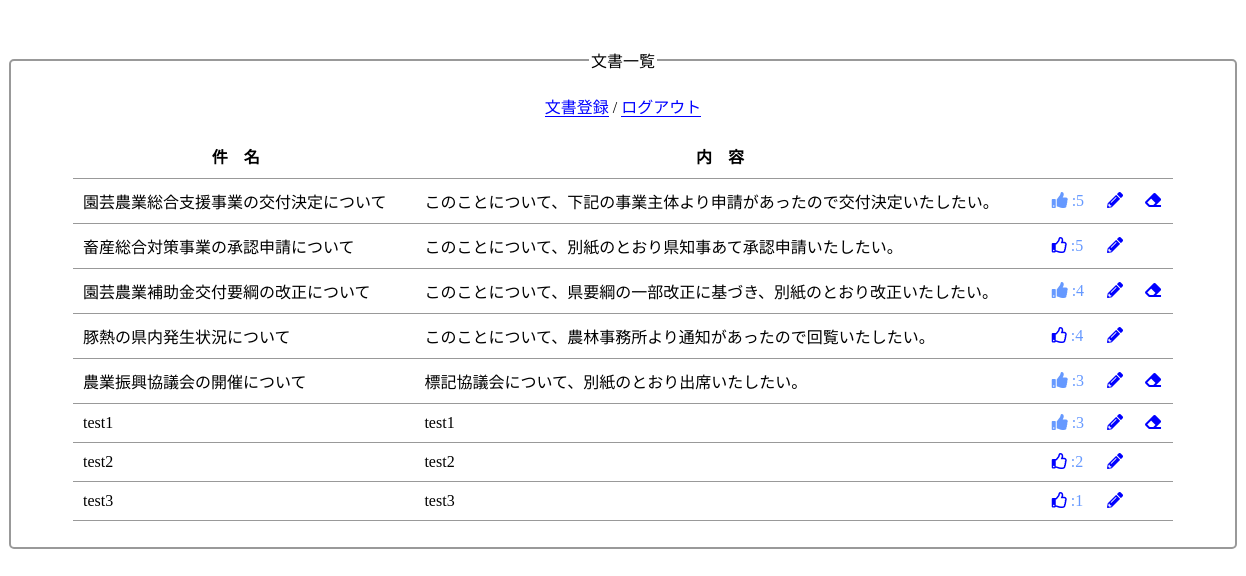
The page /doc_read.php (signed in) on the database its author committed.
### tables this page shows
CREATE TABLE `document_table` (
  `id` int(12) NOT NULL,
  `doc_title` varchar(200) NOT NULL,
  `doc_contents` varchar(400) NOT NULL,
  `created_at` datetime NOT NULL,
  `updated_at` datetime NOT NULL,
  `created_by` int(12) NOT NULL,
  `updated_by` int(12) NOT NULL
);

### doc_read.php (the view, shortened to what this page needs)
<?php
$pdo = connect_to_db();
$user_id = $_SESSION["id"];
$sql = "SELECT * FROM document_table
        LEFT OUTER JOIN (SELECT doc_id, COUNT(id) AS cnt
        FROM approval_table GROUP BY doc_id) AS appr
        ON document_table.id = appr.doc_id";
$stmt = $pdo->prepare($sql);
$status = $stmt->execute();
if ($status == false) {
  $error = $stmt->errorInfo();
  echo json_encode(["error_msg" => "{$error[2]}"]);
  exit();
} else {
  $result = $stmt->fetchAll(PDO::FETCH_ASSOC);
  $output = "";
  foreach ($result as $record) {
    if ($user_id == $record["created_by"]) {
      $output .= "<tr>";
      $output .= "<td>{$record["doc_title"]}</td>";
      $output .= "<td>{$record["doc_contents"]}</td>";
      $output .= "<td><span><i class='fas fa-thumbs-up'></i> :{$record["cnt"]}</span></td>";
      $output .= "<td><a href='doc_edit.php?id={$record["id"]}' class='icon'><i class='fas fa-pencil-alt'></i></a></td>";
      $output .= "<td><a href='doc_delete.php?id={$record["id"]}' class='icon' onclick='return confirm_del();'><i class='fas fa-eraser'></i></a></td>";
      $output .= "</tr>";
    } else {
      $output .= "<tr>";
      $output .= "<td>{$record["doc_title"]}</td>";
      $output .= "<td>{$record["doc_contents"]}</td>";
      $output .= "<td><div class='tooltip'>
      <span class='tooltip-text'>承認者を表示</span>
      <a href='approval_create.php?user_id={$user_id}&doc_id={$record["id"]}' class='icon'><i class='far fa-thumbs-up'></i></a>
      <span> :{$record["cnt"]}</span>
      </div></td>";
      $output .= "<td><a href='doc_edit.php?id={$record["id"]}' class='icon'><i class='fas fa-pencil-alt'></i></a></td>";
      $output .= "<td></td></tr>";
    }
  }
}
?>
<!DOCTYPE html>
<html lang="ja">
<head>
  <link href="https://use.fontawesome.com/releases/v5.6.1/css/all.css" rel="stylesheet">
</head>
<body>
  <fieldset>
    <legend>文書一覧</legend>
    <div>
      <a href="doc_input.php" class="link">文書登録</a> / <a href="logout.php" class="link">ログアウト</a>
    </div>
    <div>
      <table>
        <thead>
          <tr>
            <th>件名</th>
            <th>内容</th>
            <th></th>
            <th></th>
            <th></th>
          </tr>
        </thead>
        <tbody>
          <?= $output ?>
        </tbody>
      </table>
    </div>
  </fieldset>
</body>
</html>

### doc_read.php (style rules this page uses)
fieldset { width: 1200px; margin: 3em auto; text-align: center; border-radius: 5px; border: solid 2px #999; }
table { width: 1100px; margin: auto auto 1em; text-align: left; border-collapse: collapse; border: 1px; }
th { text-align: center; padding: 10px; letter-spacing: 1em; border-bottom: .5px solid #999; }
td { padding: 10px; border-bottom: .5px solid #999; }
div { margin-top: 1em; }
a.link { color: blue; text-decoration: none; border-bottom: 1px solid blue; }
a.icon { text-decoration: none; color: blue; }
span { color: #6699FF; }
div.tooltip { margin: auto; position: relative; cursor: pointer; }

### rows shown on the page
document_table: doc_title "園芸農業総合支援事業の交付決定について", doc_contents "このことについて、下記の事業主体より申請があったので交付決定いたしたい。", cnt "5"
document_table: doc_title "畜産総合対策事業の承認申請について", doc_contents "このことについて、別紙のとおり県知事あて承認申請いたしたい。", cnt "5"
document_table: doc_title "園芸農業補助金交付要綱の改正について", doc_contents "このことについて、県要綱の一部改正に基づき、別紙のとおり改正いたしたい。", cnt "4"
document_table: doc_title "豚熱の県内発生状況について", doc_contents "このことについて、農林事務所より通知があったので回覧いたしたい。", cnt "4"
document_table: doc_title "農業振興協議会の開催について", doc_contents "標記協議会について、別紙のとおり出席いたしたい。", cnt "3"
document_table: doc_title "test1", doc_contents "test1", cnt "3"
document_table: doc_title "test2", doc_contents "test2", cnt "2"
document_table: doc_title "test3", doc_contents "test3", cnt "1"
